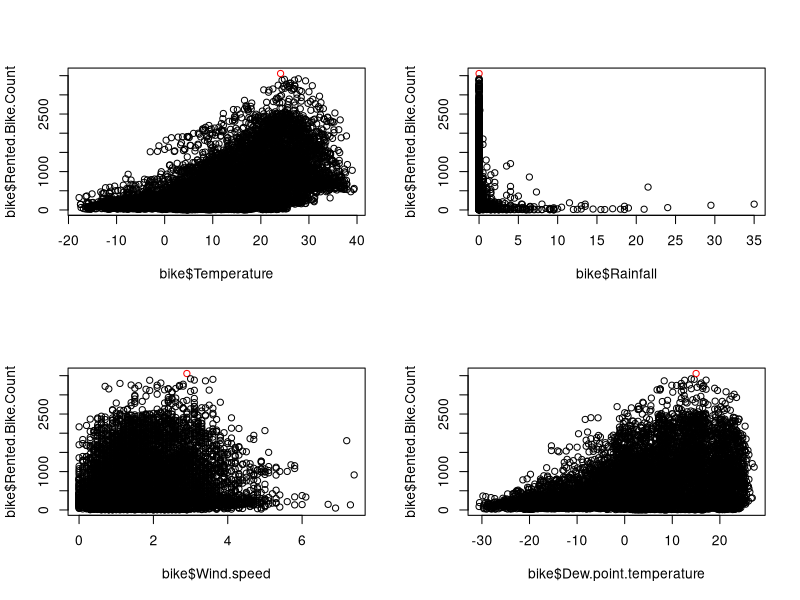
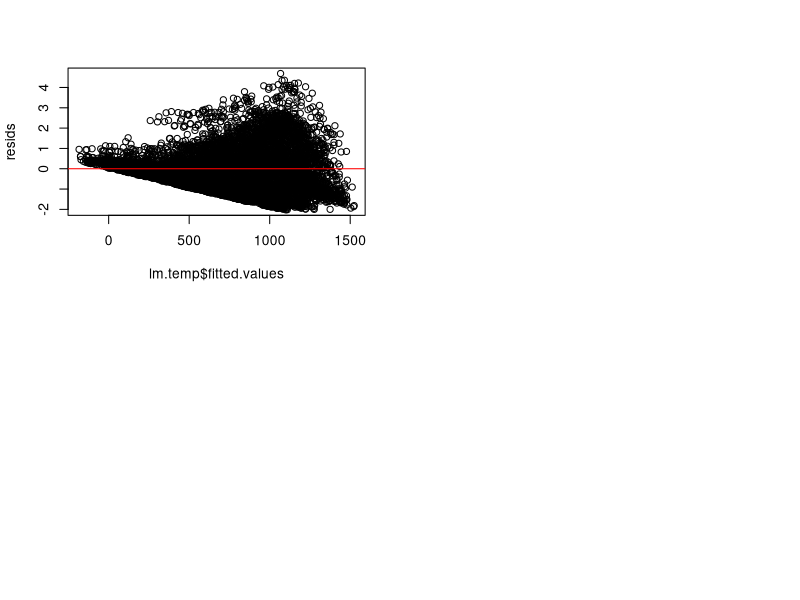
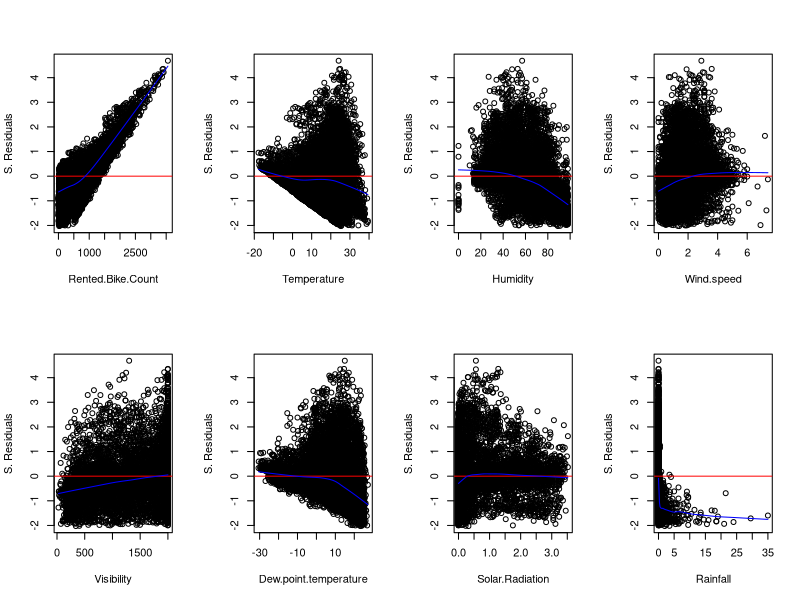
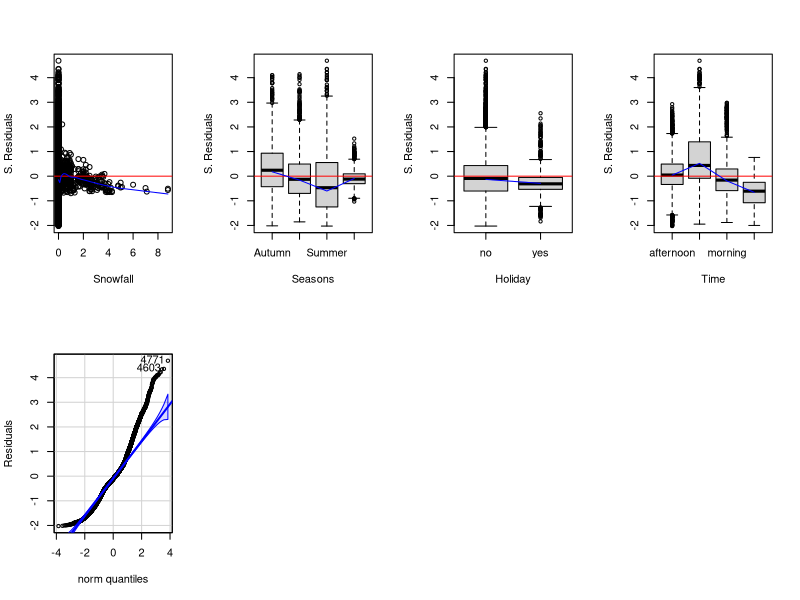

Source code (R) for these figures, in order: (Note: this script raises an error after producing the figures.)
## ---- chunk 1
knitr::opts_chunk$set(echo = TRUE)
## ---- chunk 2
# Example code chunk area. Enter your code below the comment`


## ---- chunk 3
library(car)
#install.packages("MASS")
# library(MASS)
## ---- chunk 4
# Read the data set
bike = read.csv('bikerental.csv',header=TRUE)
#Set variables as categorical
bike$Seasons<-as.factor(bike$Seasons)
bike$Holiday<-as.factor(bike$Holiday)
bike$Time<-as.factor(bike$Time)
head(bike)
## ---- chunk 5
#Code to create boxplot...
#boxplot(Rented.Bike.Count~Temperature, data=bike, col='grey', main ="Boxplot of Rented Bike Count")

par(mfrow=c(2,2))
plot(bike$Temperature,bike$Rented.Bike.Count, 
        col=ifelse(bike$Rented.Bike.Count == max(bike$Rented.Bike.Count), 'red', 'black'))
plot(bike$Rainfall,bike$Rented.Bike.Count, 
        col=ifelse(bike$Rented.Bike.Count== max(bike$Rented.Bike.Count), 'red', 'black'))
plot(bike$Wind.speed,bike$Rented.Bike.Count, 
        col=ifelse(bike$Rented.Bike.Count == max(bike$Rented.Bike.Count), 'red', 'black'))
plot(bike$Dew.point.temperature,bike$Rented.Bike.Count, 
        col=ifelse(bike$Rented.Bike.Count == max(bike$Rented.Bike.Count), 'red', 'black'))



## ---- chunk 6
#Code to create and display ANOVA table
anovamodel = aov(Rented.Bike.Count ~ Time, bike)
summary(anovamodel)

## ---- chunk 7
# Code for pairwise comparison
TukeyHSD(anovamodel, "Time", conf.level = 0.95)
## ---- chunk 8
#Code to fit model and display summary
lm.temp <- lm(Rented.Bike.Count~Temperature, data=bike)
summary(lm.temp)

## ---- chunk 9
# Code for plots
resids =rstandard(lm.temp)
#fitted vs. resids
plot(lm.temp$fitted.values, resids)
abline(h=0, col="red")


par(mfrow=c(2,4))
for (i in c(1:12)){
col_name = names(bike[i])
plot(bike[,i], resids, xlab= col_name, ylab = "S. Residuals")
abline(h=0, col="red")
lines(lowess(bike[,i], resids), col='blue')
}

#qq plot
qqPlot(resids, ylab="Residuals", main = "")
## ---- chunk 10
# Code to calculate lambda
bc<-boxCox(lm.temp)
bc$x[which.max(bc$y)]


## ---- chunk 11
# Code to create new model and display summary
lm.temp2 <- lm(Rented.Bike.Count^(1/2)~Temperature, data=bike)
summary(lm.temp2)
## ---- chunk 12
# Code for plots
resids2 =rstandard(lm.temp2)
#fitted vs. resids
plot(lm.temp2$fitted.values, resids2)
abline(h=0, col="red")


par(mfrow=c(2,4))
for (i in c(1:12)){
col_name = names(bike[i])
plot(bike[,i], resids2, xlab= col_name, ylab = "S. Residuals")
abline(h=0, col="red")
lines(lowess(bike[,i], resids2), col='blue')
}

#qq plot
qqPlot(resids2, ylab="Residuals", main = "")


## ---- chunk 13
# Code to create model and display summary
lm.full<-lm(Rented.Bike.Count~.,data=bike)
summary(lm.full)



## ---- chunk 14
#VIF
cat("VIF Threshold:", max(10, 1/(1-summary(lm.full)$r.squared)), "\n")
vif(lm.full)

## ---- chunk 15
# Calculating Cook's distances
cook=cooks.distance(lm.full)
# Plotting Cook's distances
plot(cook)
abline(h=.01, col="red")

cat("Observation", which(cook>.01), "has a cook's distance that is greater than .01")


## ---- chunk 16
# Code to fit and display model

lm.reduced <- lm(Rented.Bike.Count~Temperature+Humidity+Wind.speed+Visibility+Dew.point.temperature+Rainfall+Seasons+Holiday+Time, data=bike)

summary(lm.reduced)

## ---- chunk 17
# Code for partial F-test
anova(lm.reduced, lm.full)


## ---- chunk 18
# Code for prediction and prediction interval
new_data <- data.frame(Temperature=14,Humidity=65,Wind.speed=3,Visibility=1500,Dew.point.temperature=4.5, Solar.Radiation = 0.8, Rainfall=1,Snowfall=0,Seasons='Spring', Holiday='yes',Time='evening')

predict(lm.full, new_data, interval="prediction", level=.95)

